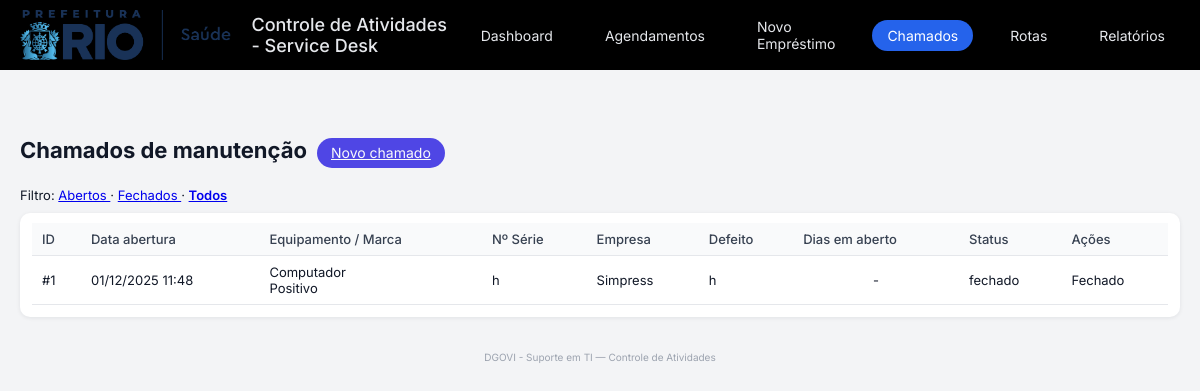
/chamados?status=todos, run on the app's committed database.
### tables this page shows
CREATE TABLE tickets (
            id INTEGER PRIMARY KEY AUTOINCREMENT,
            data_abertura TEXT NOT NULL,
            data_encerramento TEXT,
            status TEXT NOT NULL, -- 'aberto' ou 'fechado'

            tipo_equipamento TEXT,
            empresa TEXT,
            marca TEXT,
            modelo TEXT,
            numero_serie TEXT,
            defeito TEXT,

            endereco TEXT,
            cep TEXT,
            telefone TEXT,
            contatos TEXT,
            email TEXT,

            observacoes TEXT
        );

### app.py (the view)
@app.route("/chamados")
def lista_chamados():
    status = request.args.get("status", "aberto")  # padrão: abertos
    conn = get_connection()
    cur = conn.cursor()
    if status == "todos":
        cur.execute("SELECT * FROM tickets ORDER BY data_abertura DESC")
    else:
        cur.execute(
            "SELECT * FROM tickets WHERE status = ? ORDER BY data_abertura DESC",
            (status,),
        )
    rows = cur.fetchall()
    conn.close()
    hoje = date.today()
    chamados = []
    for r in rows:
        d = dict(r)
        dt_ab = datetime.strptime(d["data_abertura"], "%Y-%m-%d %H:%M:%S")
        d["data_abertura_br"] = dt_ab.strftime("%d/%m/%Y %H:%M")
        d["dias_aberto"] = (hoje - dt_ab.date()).days
        chamados.append(d)
    return render_template(
        "chamados.html",
        chamados=chamados,
        filtro_status=status,
    )

### app.py (called while the page is built)
def get_connection():
    conn = sqlite3.connect(APP_DB)
    conn.row_factory = sqlite3.Row
    return conn

### templates/chamados.html (shortened to what this page needs)
{% extends "base.html" %}
{% block content %}
<div class="section-header">
  <h2>Chamados de manutenção</h2>
  <div>
    <a href="{{ url_for('novo_chamado') }}" class="btn-primary">Novo chamado</a>
  </div>
</div>
<div style="margin-bottom: 10px; font-size: 13px;">
  Filtro:
  <a href="{{ url_for('lista_chamados', status='aberto') }}"
     {% if filtro_status == 'aberto' %}style="font-weight:600;"{% endif %}>
    Abertos
  </a> ·
  <a href="{{ url_for('lista_chamados', status='fechado') }}"
     {% if filtro_status == 'fechado' %}style="font-weight:600;"{% endif %}>
    Fechados
  </a> ·
  <a href="{{ url_for('lista_chamados', status='todos') }}"
     {% if filtro_status == 'todos' %}style="font-weight:600;"{% endif %}>
    Todos
  </a>
</div>
<div class="table-card">
  <div class="table-wrapper">
    <table>
      <thead>
        <tr>
          <th>ID</th>
          <th>Data abertura</th>
          <th>Equipamento / Marca</th>
          <th>Nº Série</th>
          <th>Empresa</th>
          <th>Defeito</th>
          <th>Dias em aberto</th>
          <th>Status</th>
          <th>Ações</th>
        </tr>
      </thead>
      <tbody>
        {% for c in chamados %}
          <tr>
            <td>#{{ c.id }}</td>
            <td>{{ c.data_abertura_br }}</td>
            <td>
              {{ c.tipo_equipamento or '-' }}
              {% if c.marca %}
                <br><span class="tv-sub">{{ c.marca }}</span>
              {% endif %}
            </td>
            <td>{{ c.numero_serie or '-' }}</td>
            <td>{{ c.empresa or '-' }}</td>
            <td style="max-width: 260px;">{{ c.defeito or '-' }}</td>
            <td style="text-align:center;">
              {% if c.status == 'aberto' %}
                {{ c.dias_aberto }} dia{% if c.dias_aberto != 1 %}s{% endif %}
              {% else %}
                -
              {% endif %}
            </td>
            <td>{{ c.status }}</td>
            <td>
              {% if c.status == 'aberto' %}
                <form method="post"
                      action="{{ url_for('fechar_chamado', ticket_id=c.id) }}"
                      onsubmit="return confirm('Encerrar este chamado?');">
                  <button type="submit" class="btn-small btn-danger">Fechar</button>
                </form>
              {% else %}
                <span class="tv-sub">Fechado</span>
              {% endif %}
            </td>
          </tr>
        {% endfor %}
      </tbody>
    </table>
  </div>
</div>
{% endblock %}

### static/style.css (style rules this page uses)
* { box-sizing: border-box; }
body { font-family: "Inter", system-ui, -apple-system, BlinkMacSystemFont, "Segoe UI", sans-serif; margin: 0; background: #f3f4f6; color: #111827; }
h2 { margin-top: 0; margin-bottom: 16px; font-size: 22px; }
.section-header { margin-top: 32px; margin-bottom: 8px; display: flex; align-items: baseline; gap: 10px; }
.btn-primary { margin-top: 16px; padding: 8px 14px; font-size: 14px; cursor: pointer; background: #4f46e5; color: #f9fafb; border-radius: 999px; border: none; }
.table-card { background: #ffffff; padding: 10px 12px 12px; border-radius: 10px; box-shadow: 0 1px 4px rgba(15, 23, 42, 0.08); }
.table-wrapper { width: 100%; overflow-x: auto; }
table { width: 100%; border-collapse: collapse; font-size: 13px; }
th, td { padding: 8px 10px; border-bottom: 1px solid #e5e7eb; }
th { background: #f9fafb; text-align: left; font-weight: 500; color: #374151; }
.btn-primary, .btn-secondary, .btn-small { display: inline-flex; align-items: center; justify-content: center; line-height: 1; }

### data on the page
tickets: id "1", data_abertura_br "01/12/2025 11:48", tipo_equipamento "Computador", marca "Positivo", numero_serie "h", empresa "Simpress", defeito "h", status "fechado", shows "Fechado"
